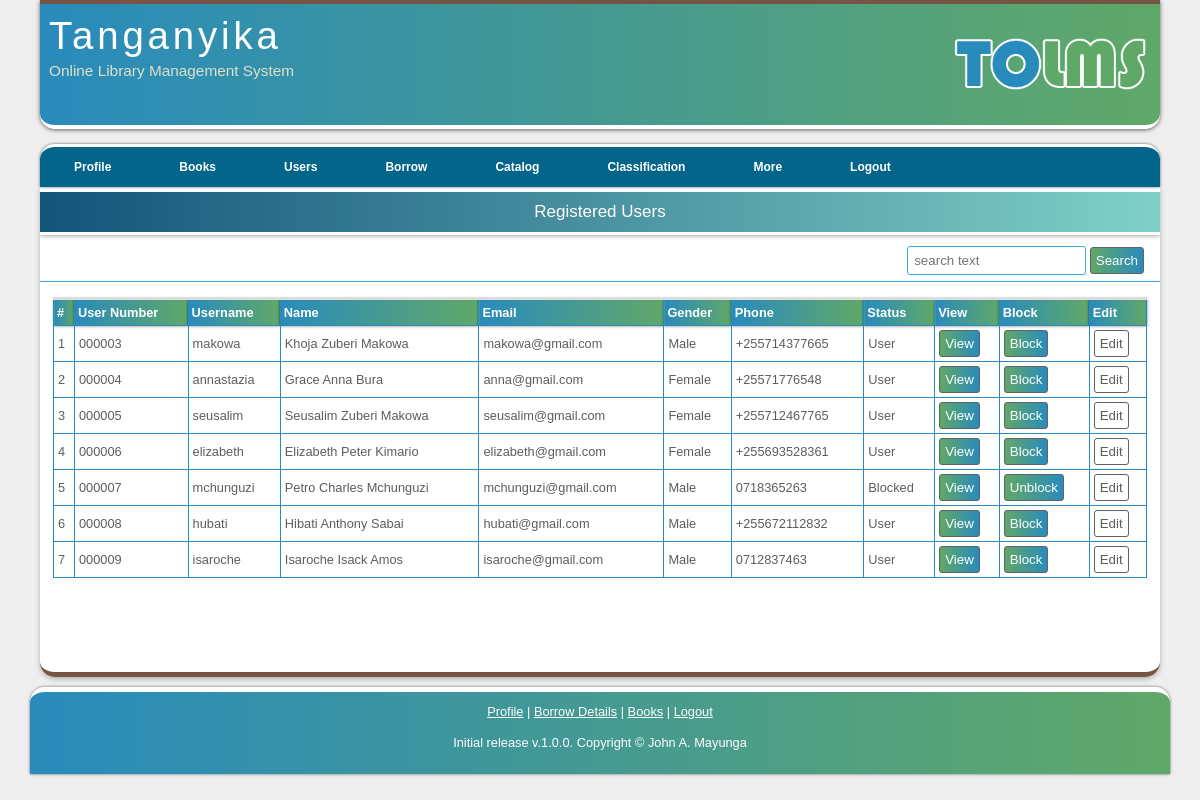
The page /viewUsers.php (signed in) on the database its author committed.
### tables this page shows
CREATE TABLE `users` (
  `userID` int(11) NOT NULL,
  `userNo` varchar(25) DEFAULT NULL,
  `uName` varchar(20) NOT NULL,
  `pass` varchar(60) NOT NULL,
  `email` varchar(40) DEFAULT NULL,
  `fName` varchar(20) NOT NULL,
  `mName` varchar(20) DEFAULT NULL,
  `sName` varchar(20) NOT NULL,
  `address` varchar(50) DEFAULT NULL,
  `phone` varchar(15) NOT NULL,
  `gender` enum('Male','Female') NOT NULL,
  `type` varchar(40) DEFAULT NULL,
  `idType` varchar(50) DEFAULT NULL,
  `idNo` varchar(30) DEFAULT NULL,
  `street` varchar(50) DEFAULT NULL,
  `houseNo` varchar(50) DEFAULT NULL,
  `country` varchar(40) DEFAULT NULL,
  `photo` varchar(70) DEFAULT NULL,
  `uLevel` enum('Admin','Librarian','User','Blocked') NOT NULL DEFAULT 'User'
);

### AppRoot/init.inc.php (called while the page is built, shortened)
<?php
$host = 'localhost';
$user = 'atchosti_tolms';
$password = 'MayungaPassword';
$database = 'atchosti_tolms';
$link = mysqli_connect($host, $user, $password, $database );
if(isset($_SESSION['userID'])){
    $sessionULe           = $_SESSION['uLevel'];
}
require_once ('AppRoot/Functions/viewFunctions.php');

### AppRoot/Functions/viewFunctions.php (called while the page is built, shortened)
<?php
function viewUsers($level='', $level1='', $gender='', $filter = ''){
    global $link;
    $query          = "SELECT * FROM users WHERE userID <>'' ";
    if(!empty($level) && !empty($level1) ){
        $query .= " AND (uLevel = '{$level}' OR uLevel = '{$level1}') ";
    }
    $queryresult = mysqli_query($link, $query);
    return $queryresult;
}

### viewUsers.php (the view, shortened to what this page needs)
<?php
include('AppRoot/init.inc.php');
$level=''; $level1=''; $gender=''; $filter = '';
if($sessionULe != 'Admin'){
    $level='User';
    $level1='Blocked';
}
?>
<!DOCTYPE HTML>
<html>
    <?php require_once 'AppRoot/Includes/head.inc';?>
    <body>
      <div id="main">
          <?php include 'AppRoot/Includes/header.inc'; ?>
          <?php include 'AppRoot/Includes/navigation.inc'; ?>
        <div id="site_content">
            <div class="my-title">Registered Users</div>
            <?php include('AppRoot/Includes/searchForm.inc'); ?>
            <div class="contents-manage">
                <table class="data-table">
                    <tr>
                       <th>#</th>
                       <th>User Number</th><th>Username</th><th>Name</th><th>Email</th><th>Gender</th><th>Phone</th><th>Status</th>
                       <?php if($sessionULe == 'Admin' || $sessionULe == 'Librarian') : ?>
                       <th>View</th>
                       <th>Block</th>
                       <th>Edit</th>
                       <?php endif; ?>
                    </tr>
                        <tbody>
                        <?php
                        $number = 1;
                        foreach (viewUsers($level, $level1, $gender, $filter) as $user) :
                            extract($user);
                        ?>
                            <tr>
                                <td><?= $number; ?></td>
                                <td><?= $userNo; ?></td>
                                <td><?= $uName; ?></td>
                                <td><?= $fName ." ". $mName ." ". $sName; ?></td>
                                <td><?= $email; ?></td>
                                <td><?= $gender; ?></td>
                                <td><?= $phone; ?></td>
                                <td><?= $uLevel; ?></td>
                                <td>
                                    <form action="viewUser.php" method="POST">
                                        <input type="submit" class="control-button view" name="viewFullUser" value="View"/>
                                    </form>
                                </td>
                                <td>
                                    <form action="viewUsers.php" method="POST">
                                        <?php
                                        if($uLevel != 'Admin') :
                                            if($uLevel == 'Blocked') :
                                                ?>
                                            <input type="submit" class="control-button view" name="unblock" value="Unblock"/>
                                            <?php else : ?>
                                            <input type="submit" class="control-button view" name="block" value="Block"/>
                                            <?php
                                            endif;
                                        else:
                                            echo 'Am Admin!';
                                        endif; ?>
                                    </form>
                                </td>
                                <?php if($sessionULe == 'Admin' || $sessionULe == 'Librarian') : ?>
                                <td>
                                    <form action="manageUser.php" method="POST">
                                        <input type="submit" class="control-button edit" name="editUser" value="Edit"/>
                                    </form>
                                </td>
                                <?php endif; ?>
                            </tr>
                        <?php
                            $number ++;
                            endforeach;
                        ?>
                        </tbody>
                    </table>
                </div>
            </div>
        </div>
        <?php include 'AppRoot/Includes/footer.inc'; ?>
    </body>
</html>

### AppRoot/Assets/CSS/styles.css (style rules this page uses)
* { margin: 0; padding: 0; }
body { font: normal .80em 'trebuchet ms', arial, sans-serif; background: #eee; color: #5D5D5D; text-align: justify; }
#main { max-width: 1120px; padding: 0 20px 0 20px; margin: 0 auto 10px auto; }
#site_content { width: 100%; min-height: 480px; overflow: hidden; padding: 0px; background: #fff; border-top: 5px solid #fff; border-bottom: 5px solid #765443;; border-radius: 0 0 15px 15px; color: #5D5D5D; box-shadow: 0 2px 5px 0 rgba(0,0,0,.26); margin-bottom: 10px; }
.my-title { padding: 10px; background: linear-gradient(to right, #13547a, #80d0c7); border-bottom: 3px solid #fff; color: #fff; font-size: 17px; margin-bottom: 5px; text-align: center; box-shadow: 0 0 5px rgba(0,0,0,.5); }
.contents-manage { padding: 15px 13px 17px 13px; }
.control-button { padding: 5px; border: 1px solid #636161; border-radius: 3px; color: #fff; text-decoration: none; outline: none; }
.edit { background-color: #fff; color: #5D5D5D; }
.view { background: linear-gradient(to right, #60A868, #298BBC); }
table { border-collapse: collapse; }
.data-table { border-top: 3px solid #ddd; width: 100%; }
.data-table th, .data-table td { vertical-align: middle; border: 1px solid #298BBC; }
.data-table th { background: linear-gradient(to right, #298BBC, #60A868); padding: 5px 3px; color: #fff; box-shadow: 0 0 3px rgba(0,0,0,.5); }
.data-table td { padding: 4px; }

### rows shown on the page
users: userNo "000003", uName "makowa", fName "Khoja", mName "Zuberi", sName "Makowa", email "makowa@gmail.com", gender "Male", phone "+255714377665", uLevel "User"
users: userNo "000004", uName "annastazia", fName "Grace", mName "Anna", sName "Bura", email "anna@gmail.com", gender "Female", phone "+25571776548", uLevel "User"
users: userNo "000005", uName "seusalim", fName "Seusalim", mName "Zuberi", sName "Makowa", email "seusalim@gmail.com", gender "Female", phone "+255712467765", uLevel "User"
users: userNo "000006", uName "elizabeth", fName "Elizabeth", mName "Peter", sName "Kimario", email "elizabeth@gmail.com", gender "Female", phone "+255693528361", uLevel "User"
users: userNo "000007", uName "mchunguzi", fName "Petro", mName "Charles", sName "Mchunguzi", email "mchunguzi@gmail.com", gender "Male", phone "0718365263", uLevel "Blocked"
users: userNo "000008", uName "hubati", fName "Hibati", mName "Anthony", sName "Sabai", email "hubati@gmail.com", gender "Male", phone "+255672112832", uLevel "User"
users: userNo "000009", uName "isaroche", fName "Isaroche", mName "Isack", sName "Amos", email "isaroche@gmail.com", gender "Male", phone "0712837463", uLevel "User"
